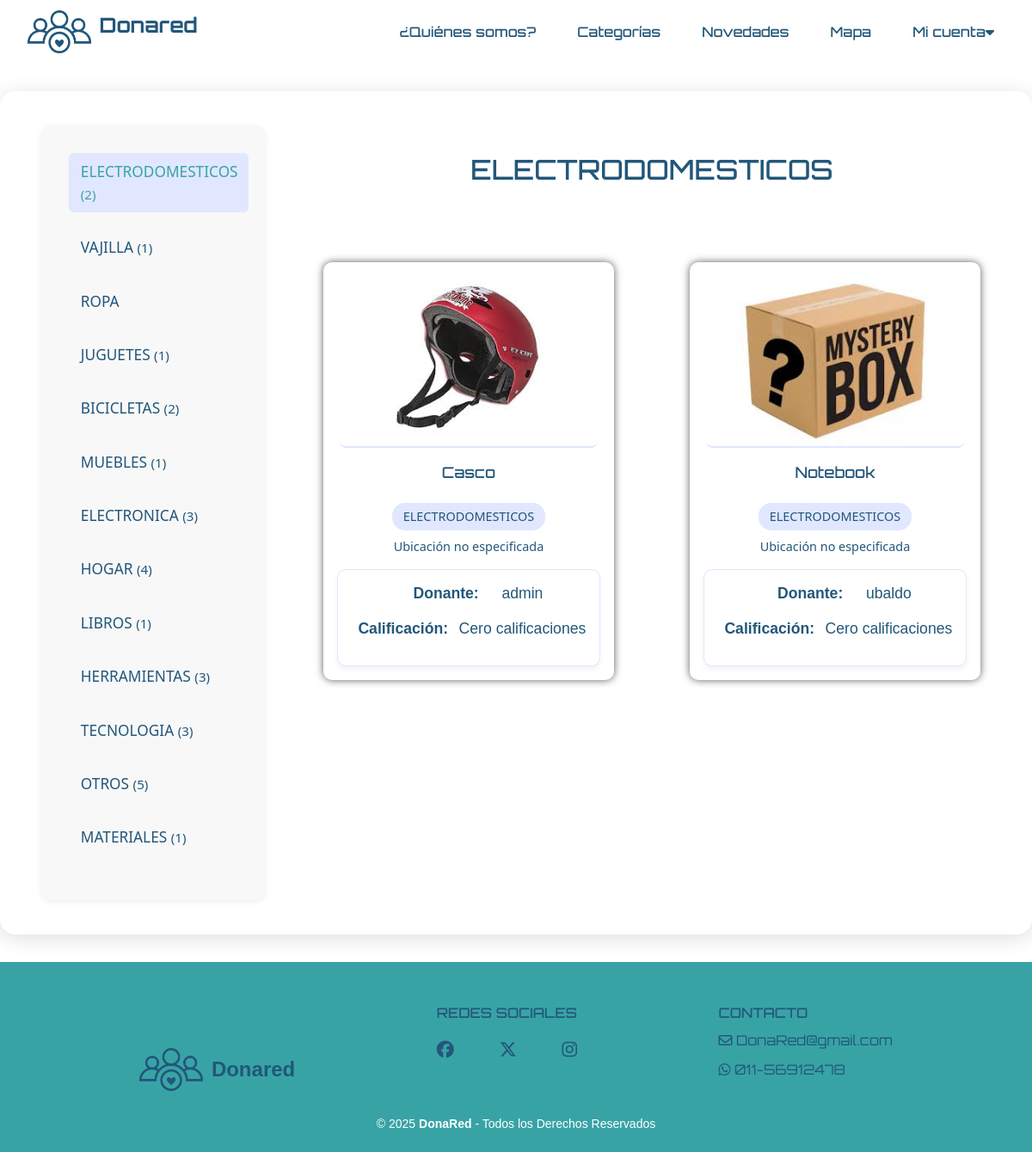
Page /categorias/ on the committed database.
### donaredapp/models.py (models this page shows, shortened)
class Categoria(models.Model):
    nombre = models.CharField(max_length=25)
    def __str__(self):
        return self.nombre

class Item(models.Model):
    nombre = models.CharField(max_length=100)
    descripcion = models.TextField(max_length=500)
    categoria = models.ForeignKey(Categoria, on_delete=models.CASCADE)
    fecha_creacion = models.DateTimeField(auto_now_add=True)
    usuario = models.ForeignKey(
        User,
        on_delete=models.CASCADE,
        related_name='items',
        null=True,
    )
    imagen = models.ImageField(upload_to='items/', null=True, blank=True, default='items/sin_imagen.png')
    domicilio = models.CharField(max_length=255, null=True, blank=True)
    activo = models.BooleanField(default=True)
    latitude = models.DecimalField(max_digits=9, decimal_places=6, null=True, blank=True)
    longitude = models.DecimalField(max_digits=9, decimal_places=6, null=True, blank=True)

### donaredapp/views.py (the view)
# urls.py: path('categorias/', views.categorias, name='categorias'),
def categorias(request):
    storage = messages.get_messages(request)
    for _ in storage:
        pass  # just iterating over them clears them
    categorias = Categoria.objects.all()
    categorias_dict = {cat.nombre.lower(): cat.id for cat in categorias}
    items_por_categoria = 4
    categorias_con_items = []
    for categoria in categorias:
        items_categoria = Item.objects.filter(
            activo=True,
            categoria=categoria
        ).order_by("-fecha_creacion")[:items_por_categoria]
        for item in items_categoria:
            if item.usuario:
                item.promedio_calificacion_donante = get_promedio_calificaciones(item.usuario)
                item.total_resenas_donante = Resena.objects.filter(solicitud__donante=item.usuario).count()
            else:
                item.promedio_calificacion_donante = 0
                item.total_resenas_donante = 0
        categorias_con_items.append({
            'categoria': categoria,
            'items': items_categoria,
            'total_items': Item.objects.filter(activo=True, categoria=categoria).count()
        })
    context = {
        'categorias': categorias,
        'categorias_dict': categorias_dict,
        'categorias_con_items': categorias_con_items,
    }
    return render(request, "donaredapp/categorias.html", context)

### donaredapp/views.py (called while the page is built)
def get_promedio_calificaciones(usuario):
    resenas = Resena.objects.filter(solicitud__donante=usuario, estado='approved')
    promedio = resenas.aggregate(Avg('calificacion'))['calificacion__avg']
    return promedio if promedio is not None else 0

### donaredapp/templates/donaredapp/categorias.html (shortened to what this page needs)
{% extends "donaredapp/base.html" %}
{% load static %}
{% block content %}
<div class="categorias-main-layout">
    <nav class="categorias-sidebar">
        <ul>
            {% for categoria_data in categorias_con_items %}
                <li>
                    <a href="#seccion-donaciones-{{ categoria_data.categoria.nombre|lower }}">
                        {{ categoria_data.categoria.nombre }}
                        {% if categoria_data.total_items > 0 %}
                            <small>({{ categoria_data.total_items }})</small>
                        {% endif %}
                    </a>
                </li>
            {% endfor %}
        </ul>
    </nav>
    <div class="categorias-content">
        {% for categoria_data in categorias_con_items %}
            <section id="seccion-donaciones-{{ categoria_data.categoria.nombre|lower }}">
                {% if categoria_data.items %}
                    {% include "donaredapp/tarjeta_categorias.html" with items=categoria_data.items titulo=categoria_data.categoria.nombre show_pagination=False show_search=False section_id=categoria_data.categoria.nombre|lower %}
                {% endif %}
            </section>
        {% endfor %}
    </div>
</div>
{% endblock %}

### donaredapp/templates/donaredapp/base.html (shortened to what this page needs)
{% load static %}
<!DOCTYPE html>
<html lang="es">
<head>
    <link href="https://cdnjs.cloudflare.com/ajax/libs/font-awesome/6.0.0-beta3/css/all.min.css" rel="stylesheet">
    <link href="https://cdnjs.cloudflare.com/ajax/libs/font-awesome/6.4.2/css/all.min.css" rel="stylesheet">
    <link href="https://cdn.jsdelivr.net/npm/bootstrap@5.3.0/dist/css/bootstrap.min.css" rel="stylesheet">
    <link rel="stylesheet" href="{% static 'donaredapp/style.css' %}" />
</head>
<body>
    <nav class="navbar">
        <div class="brand logo-login">
            <a href="{% url 'donaredapp:index' %}"><img src="{% static 'donaredapp/images/logoDonared.png' %}" alt="Logo" ></a>
            <a href="{% url 'donaredapp:index' %}"><p>Donared</p></a>
        </div>
        <div class="nav-links">
            {% if request.resolver_match.url_name == 'index' %}
                <a href="#quienes-somos">¿Quiénes somos?</a>
            {% else %}
                <a href="{% url 'donaredapp:index' %}#quienes-somos">¿Quiénes somos?</a>
            {% endif %}
            <a href="{% url 'donaredapp:categorias' %}">Categorías</a>
            <a href="/novedades/" class="nav-link">Novedades</a>
            <a href="{% url 'geo:mapa' %}" class="nav-link">Mapa</a>
            <div class="dropdown">
                <a href="#">Mi cuenta<i class="fa fa-caret-down"></i></a>
            </div>
        </div>
    </nav>
    {% block content %}{% endblock %}
    <footer class="footer">
        <div class="footer-content">
            <div class="link logo-footer">
                <ul>
                    <li><a href="{% url 'donaredapp:index' %}"><img src="{% static 'donaredapp/images/logoDonared.png' %}" alt="Logo" ></a>
                        <a href="{% url 'donaredapp:index' %}"><p>Donared</p></a>
                    </li>
                </ul>
            </div>
            <div class="link">
                <h3>REDES SOCIALES</h3>
                <ul class="link-redes">
                    <li><a href="https://www.facebook.com/" target="_blank"><i class="fa-brands fa-facebook fa-lg"></i></a></li>
                    <li><a href="https://twitter.com/" target="_blank"><i class="fa-brands fa-x-twitter fa-lg"></i></a></li>
                    <li><a href="https://www.instagram.com/" target="_blank"><i class="fa-brands fa-instagram fa-lg"></i></a></li>
                </ul>
            </div>
            <div class="link">
                <h3>CONTACTO</h3>
                <ul>
                    <li><a href="mailto:DonaRed@gmail.com"><i class="fa-regular fa-envelope"></i> DonaRed@gmail.com</a></li>
                    <li><a href="https://api.whatsapp.com/send/?phone=__"><i class="fa-brands fa-whatsapp"></i> 011-56912478</a></li>
                </ul>
            </div>
        </div>
        <div class="footer-copy">
            <p><small>&copy; 2025 <b>DonaRed</b> - Todos los Derechos Reservados</small></p>
        </div>
    </footer>
</body>
</html>

### donaredapp/templates/donaredapp/tarjeta_categorias.html (shortened to what this page needs)
{% load static %}
<section id="seccion-donaciones-{{ section_id|default:'default' }}">
    <div class="donaciones">
        <div class="donaciones-contenido">
            <h2 class="donaciones-titulo">{{ titulo|default:"Últimas donaciones" }}</h2>
        </div>
        {% if items %}
            {% for item in items %}
            <div class="donar">
                <div class="donar-card">
                    <a href="{% url 'donaredapp:tarjeta' item.id %}">
                    {% if item.imagen %}
                        <img src="{{ item.imagen.url }}" alt="{{ item.nombre }}">
                    {% else %}
                        <img src="{% static 'donaredapp/images/mistery.jpeg' %}" alt="Sin imagen">
                    {% endif %}
                    </a>
                    <h3><a href="{% url 'donaredapp:tarjeta' item.id %}">{{ item.nombre }}</a></h3>
                    <span class="categoria">{{ item.categoria|default:"Sin categoría" }}</span>
                    <div class="domicilio">
                        {% with domicilio_parts=item.domicilio.split %}
                            {% if domicilio_parts.0 and domicilio_parts.1 %}
                                {{ domicilio_parts.0 }} {{ domicilio_parts.1 }}
                                {% if domicilio_parts.2 %}, {{ domicilio_parts.2 }}{% endif %}
                                {% if domicilio_parts.3 %}, {{ domicilio_parts.3 }}{% endif %}
                            {% else %}
                                Ubicación no especificada
                            {% endif %}
                        {% endwith %}
                    </div>
                    <div class="donante-info" style="padding: 0 1rem 1rem;">
                        <p><strong>Donante:</strong>
                            {% if item.usuario %}
                                <a href="{% url 'donaredapp:perfil_donante' username=item.usuario.username %}">{{ item.usuario.username }}</a>
                            {% else %}
                                Donante no disponible
                            {% endif %}
                        </p>
                        <p>
                            <strong>Calificación:</strong>
                            {% if item.total_resenas_donante > 0 %}
                                <span class="rating" style="color: #f1c40f;">
                                    {% for i in "12345" %}
                                        {% if forloop.counter <= item.promedio_calificacion_donante %}
                                            ★
                                        {% else %}
                                            ☆
                                        {% endif %}
                                    {% endfor %}
                                </span>
                                ({{ item.promedio_calificacion_donante|floatformat:1 }} - {{ item.total_resenas_donante }} reseñas)
                            {% else %}
                                Cero calificaciones
                            {% endif %}
                        </p>
                    </div>
                </div>
            </div>
            {% endfor %}
        {% else %}
            <div class="donar">
                <div class="donar-card">
                    <p>No hay donaciones disponibles en esta categoría.</p>
                </div>
            </div>
        {% endif %}
    </div>
</section>

### donaredapp/static/donaredapp/style.css (style rules this page uses)
html, body { max-width: 100vw; overflow-x: hidden; }
body { background-color: #ffffff; color: #22577A; margin: 0 ; padding: 0; box-sizing: border-box; }
h1, h2, h3 { font-family: 'Orbitron', sans-serif; }
p { font-family: 'helvetica', sans-serif; }
a { text-decoration: none; color: inherit; }
.navbar { display: flex; align-items: center; justify-content: space-between; padding: 0.7em 2rem; background: #fff; position: relative; z-index: 10; font-family: 'Orbitron', sans-serif; }
.nav-links { display: flex; align-items: center; gap: 24px; }
.nav-links a { text-decoration: none; color: #22577A; font-weight: 500; padding: 8px 12px; transition: color 0.2s ease; }
.brand { display: flex; align-items: center; gap: 10px; }
.brand img { height: 50px; }
.brand p { font-size: 1.5rem; font-weight: bold; color: #22577A; font-family: 'orbitron',sans-serif; }
.dropdown { position: relative; }
.donaciones { display: flex; flex-wrap: wrap; gap: 32px; justify-content: center; align-items: flex-start; padding: 2rem 0; background: #fff; }
.donaciones-contenido { width: 100%; text-align: center; margin-bottom: 1.5rem; }
.donaciones-titulo { color: #22577A; font-size: 2rem; margin-bottom: 1rem; }
.donar { display: grid; grid-template-columns: repeat(auto-fill, minmax(280px, 1fr)); gap: 2rem; padding: 1rem; }
.donar { flex: 1 1 320px; max-width: 400px; display: flex; justify-content: center; }
.donar-card { background: #fff; border-radius: 10px; padding: 1rem; text-align: center; box-shadow: #5f5e5e 0px 0px 10px 0px; transition: transform 0.2s, box-shadow 0.2s; }
.donar-card img { width: 300px; height: 200px; border-bottom: 2px solid #e0e7ff; object-fit: contain; background: #fff; border-radius: 8px; }
.donar-card h3 { padding: 1rem; margin: 0; color: #22577A; font-size: 1.1rem; line-height: 1.4; }
.donar-card .categoria { background: #e0e7ff; color: #22577A; padding: 0.3rem 0.8rem; border-radius: 15px; font-size: 0.9rem; display: inline-block; margin: 0.5rem 1rem; }
.donar-card .domicilio { padding: 0 1rem 1rem; color: #22577A; font-size: 0.9rem; }
.item-info, .donante-info { background: #ffffff; padding: 1.5rem; border-radius: 10px; box-shadow: 0 4px 6px rgba(0, 0, 0, 0.05); border: 1px solid #e0e7ff; }
.item-info p, .donante-info p { margin: 0.8rem 0; color: #22577A; font-size: 1.1rem; line-height: 1.6; }
.item-info strong, .donante-info strong { color: #22577A; font-weight: 600; display: inline-block; min-width: 120px; }
.footer { padding: 50px 80px 5px; background-color: #38A3A5; font-family: 'Orbitron', sans-serif; }
.footer-content { display: flex; justify-content: space-around; }
ul { list-style: none; padding-left: 0; }
.logo-footer ul li { display: flex; align-items: center; margin-top: 50px; gap: 10px; }
.logo-footer img { height: 50px; }
.logo-footer { font-size: 1.5rem; color: #22577A; font-weight: bold; }
.link img { height: 50px; }
.link p { font-size: 1.5rem; margin: 0; }
.link h3 { font-size: 1rem; color: #22577A; margin-bottom: 10px ; text-transform: uppercase; }
.link a { font-size: 1rem; color: #22577A; display: block; margin-bottom: 10px; }
.link-redes { display: flex; justify-content: space-between; margin-top: 20px; }
.footer-copy { text-align: center; color: #fff; }
.categorias-main-layout { display: flex; gap: 2.5rem; align-items: flex-start; margin: 2rem 0; background: #fff; border-radius: 18px; box-shadow: 0 4px 24px #0002; padding: 2.5rem 2rem; }
.categorias-sidebar { min-width: 220px; max-width: 260px; background: #f8f8f8; border-radius: 12px; padding: 2rem 1.2rem 2rem 2rem; box-shadow: 0 2px 8px #0001; position: sticky; top: 2rem; height: fit-content; z-index: 2; margin-left: 1rem; }
.categorias-sidebar ul { list-style: none; padding: 0; margin: 0; }
.categorias-sidebar li { margin-bottom: 1.2rem; }
.categorias-sidebar a { text-decoration: none; color: #22577A; font-weight: 500; display: block; border-radius: 6px; padding: 0.5em 0.8em; transition: background 0.2s, color 0.2s; font-size: 1.08rem; }
.categorias-sidebar a.active, .categorias-sidebar a:hover { color: #38A3A5; background: #e0e7ff; }
.categorias-content { flex: 1; min-width: 0; }
.categorias-content section { display: none; }
.categorias-content section.active { display: block; }

### rows in the picture
Categoria: categoria.nombre "ELECTRODOMESTICOS", total_items "2", nombre "ELECTRODOMESTICOS"
Categoria: categoria.nombre "VAJILLA", total_items "1"
Categoria: categoria.nombre "ROPA"
Categoria: categoria.nombre "JUGUETES", total_items "1"
Categoria: categoria.nombre "BICICLETAS", total_items "2"
Categoria: categoria.nombre "MUEBLES", total_items "1"
Categoria: categoria.nombre "ELECTRONICA", total_items "3"
Categoria: categoria.nombre "HOGAR", total_items "4"
Categoria: categoria.nombre "LIBROS", total_items "1"
Categoria: categoria.nombre "HERRAMIENTAS", total_items "3"
Categoria: categoria.nombre "TECNOLOGIA", total_items "3"
Categoria: categoria.nombre "OTROS", total_items "5"
Categoria: categoria.nombre "MATERIALES", total_items "1"
Item: imagen (picture), nombre "Casco", categoria "ELECTRODOMESTICOS", usuario.username "admin", shows "Cero calificaciones"
Item: nombre "Notebook", categoria "ELECTRODOMESTICOS", usuario.username "ubaldo", shows "Cero calificaciones"
